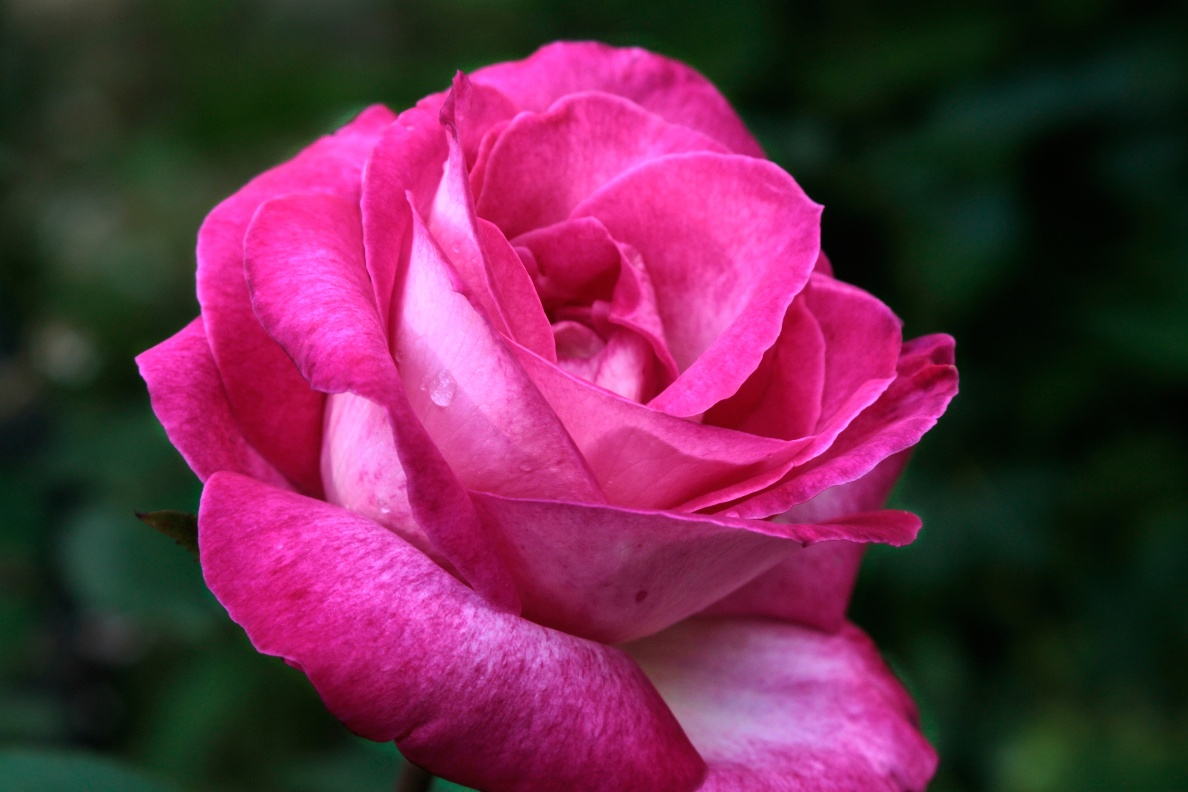
#> input picture rose.png, 1188 x 792 px
$ python '3-8보간을이용해영상의기하변환하기.py'
#> lines starting #> are read from the running program, lines starting #| are printed output that depends on the picture; after the words box and inside, x2 and y2 are one past the last pixel; in counts of white or black regions, pixels touching at a corner belong together
# 3-8보간을 이용해 영상의 기하 변환하기.py

import cv2 as cv

img = cv.imread('rose.png') #jpg 채널 3개 png 채널 4개
#> img is the input picture: shape (792, 1188, 3); mean B, G, R 74.2, 43.7, 103.8
patch = img[250:350, 170:270, :]
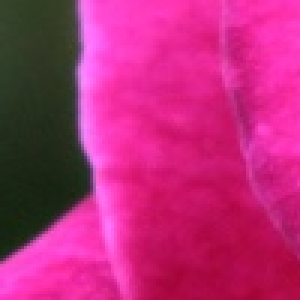
#> patch: shape (100, 100, 3) (shown 3 times larger); mean B, G, R 119.8, 42.9, 183.6

img = cv.rectangle(img,(170,250),(250,350),(255,0,0),3)
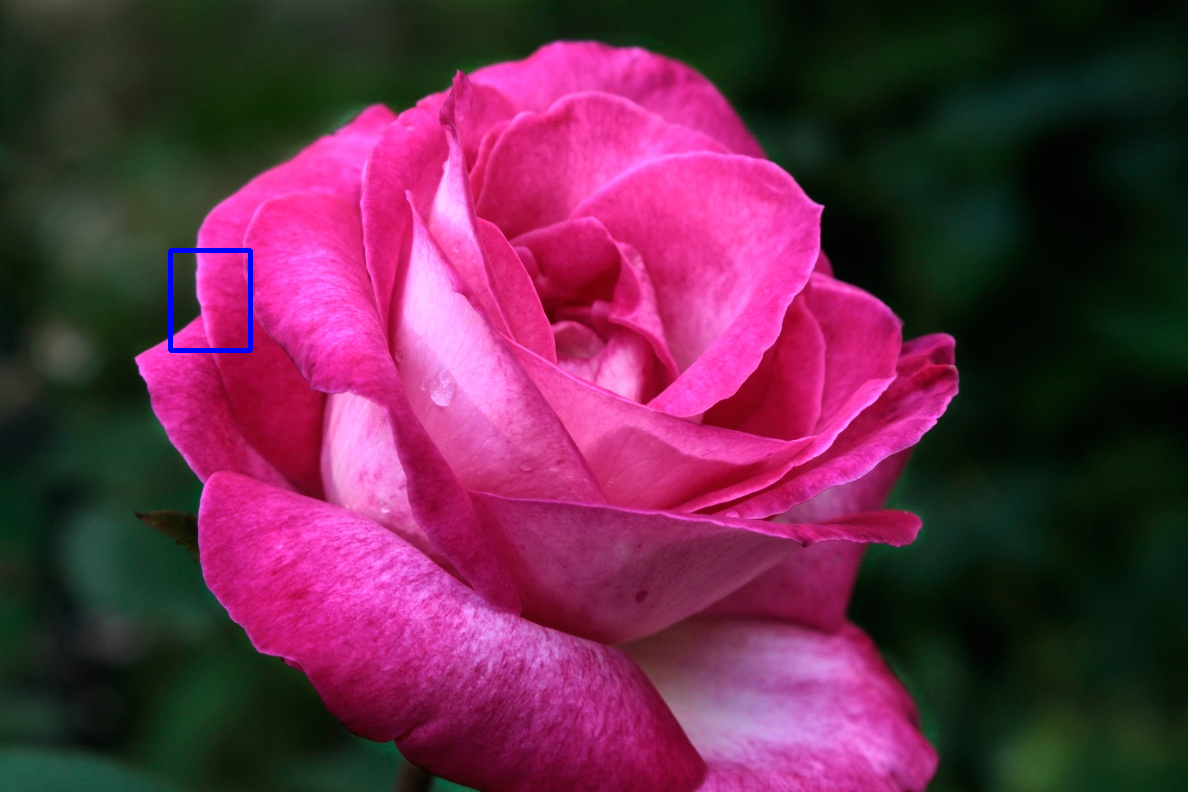
#> img: shape (792, 1188, 3); 0.19% of pixels changed, all inside (x1, y1, x2, y2) = (168, 248, 253, 353)
patch1=cv.resize(patch, dsize=(0,0),fx=5,fy=5,interpolation=cv.INTER_NEAREST)
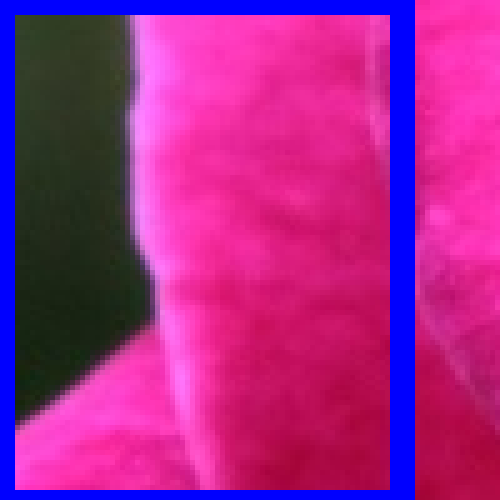
#> patch1: shape (500, 500, 3); mean B, G, R 137.6, 38.1, 164.4
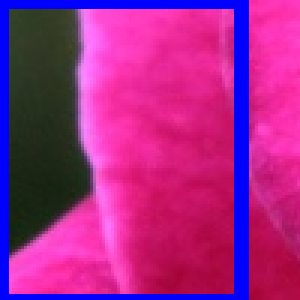
#> patch: shape (100, 100, 3) (shown 3 times larger); 11.75% of pixels changed, all inside (x1, y1, x2, y2) = (0, 0, 83, 100)
patch2=cv.resize(patch, dsize=(0,0),fx=5,fy=5,interpolation=cv.INTER_LINEAR)
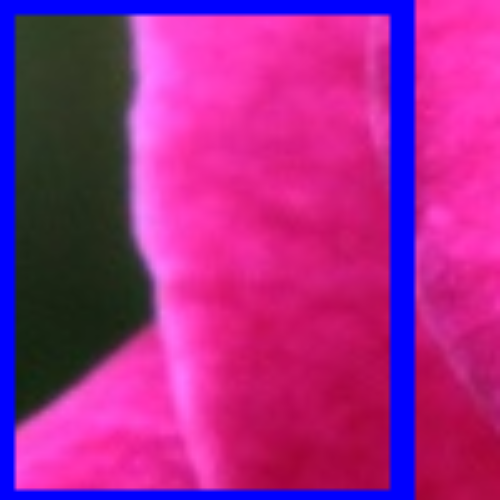
#> patch2: shape (500, 500, 3); mean B, G, R 137.5, 38, 164.3
patch3=cv.resize(patch, dsize=(0,0),fx=5,fy=5,interpolation=cv.INTER_CUBIC)

cv.imshow("Original",img)
cv.imshow("Resize nearest", patch1)
cv.imshow("Resize bilinear", patch2)
cv.imshow("Resize bicubic", patch3)

cv.waitKey()
cv.destroyAllWindows()
